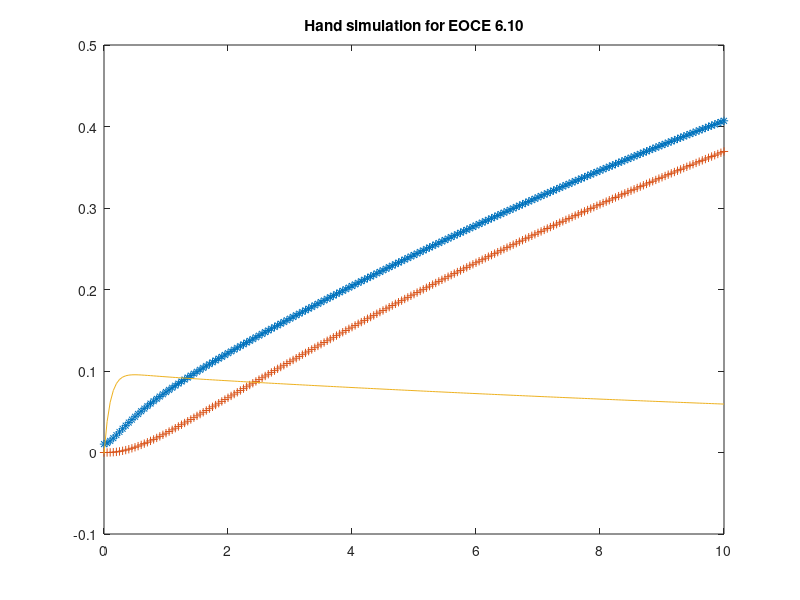

Recreate this plot in MATLAB. (Note: this script raises an error after producing the figure.)
clf
t=0:.05:10;
z1=-0.968*exp (-.049*t)-.0327*exp (-2.065*t)+0.011*exp(-9.886*t)+1;
z2=-1.0294*exp (-.049*t)+0.0307*exp (-2.065*t)-0.0013*exp(-9.886*t)+1;
z3=0.097*exp (-.049*t)+0.0041*exp (-2.065*t)-0.1025*exp (-9.886*t);
plot (t,z1,'*');% for z1
hold on
plot (t,z2,'+'); % for z2
plot (t,z3,'-'); % for z3
title ('Hand simulation for EOCE 6.10');
gtext ('z1(t)');
gtext ('z2(t)');
gtext ('z3(t)');
xlabel ('Time (sec)')
